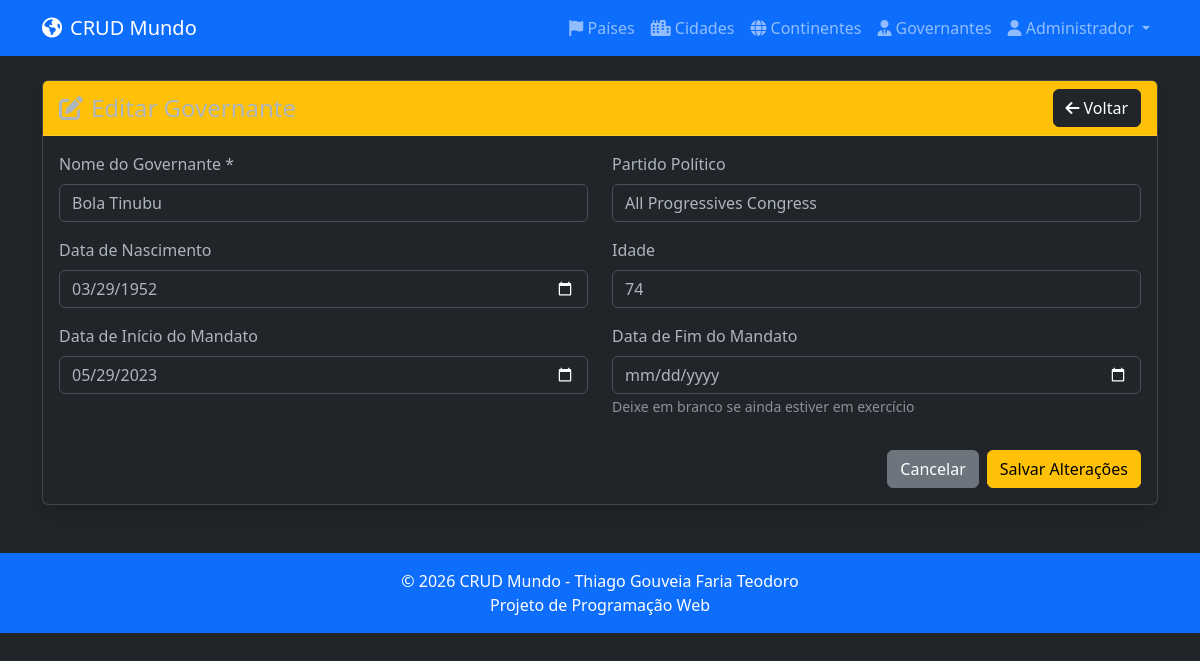
The app's page /pages/governantes/edit.php?id=3 (signed in) with its own data.
### tables this page shows
CREATE TABLE tb_governantes (
    id_governante INT AUTO_INCREMENT PRIMARY KEY,
    nome VARCHAR(150) NOT NULL,
    partido_politico VARCHAR(100),
    data_nascimento DATE,
    idade INT,
    data_inicio_mandato DATE,
    data_fim_mandato DATE
);

### pages/governantes/edit.php (the view, shortened to what this page needs)
<?php
require_once '../../include/header.php';
$id_governante = intval($_GET['id']);
$db = Database::getInstance();
$pdo = $db->getConnection();
$stmt = $pdo->prepare("SELECT * FROM tb_governantes WHERE id_governante = :id");
$stmt->execute([':id' => $id_governante]);
$governante = $stmt->fetch();
?>
<div class="card shadow">
    <div class="card-header bg-warning d-flex justify-content-between align-items-center">
        <h4 class="mb-0"><i class="fas fa-edit me-2"></i>Editar Governante</h4>
        <a href="index.php" class="btn btn-dark">
            <i class="fas fa-arrow-left me-1"></i>Voltar
        </a>
    </div>
    <div class="card-body">
        <form method="POST" id="formEditarGovernante">
            <div class="row">
                <div class="col-md-6 mb-3">
                    <label for="nome" class="form-label">Nome do Governante *</label>
                    <input type="text" class="form-control" id="nome" name="nome"
                           value="<?php echo htmlspecialchars($governante['nome']); ?>" required>
                </div>
                <div class="col-md-6 mb-3">
                    <label for="partido_politico" class="form-label">Partido Político</label>
                    <input type="text" class="form-control" id="partido_politico" name="partido_politico"
                           value="<?php echo htmlspecialchars($governante['partido_politico'] ?? ''); ?>">
                </div>
                <div class="col-md-6 mb-3">
                    <label for="data_nascimento" class="form-label">Data de Nascimento</label>
                    <input type="date" class="form-control" id="data_nascimento" name="data_nascimento"
                           value="<?php echo $governante['data_nascimento'] ?? ''; ?>">
                </div>
                <div class="col-md-6 mb-3">
                    <label for="idade" class="form-label">Idade</label>
                    <input type="number" class="form-control" id="idade" name="idade"
                           value="<?php echo $governante['idade'] ?? ''; ?>" min="0" max="120">
                </div>
                <div class="col-md-6 mb-3">
                    <label for="data_inicio_mandato" class="form-label">Data de Início do Mandato</label>
                    <input type="date" class="form-control" id="data_inicio_mandato" name="data_inicio_mandato"
                           value="<?php echo $governante['data_inicio_mandato'] ?? ''; ?>">
                </div>
                <div class="col-md-6 mb-3">
                    <label for="data_fim_mandato" class="form-label">Data de Fim do Mandato</label>
                    <input type="date" class="form-control" id="data_fim_mandato" name="data_fim_mandato"
                           value="<?php echo $governante['data_fim_mandato'] ?? ''; ?>">
                    <small class="text-muted">Deixe em branco se ainda estiver em exercício</small>
                </div>
            </div>
            <div class="d-flex justify-content-end mt-3">
                <a href="index.php" class="btn btn-secondary me-2">Cancelar</a>
                <button type="submit" class="btn btn-warning">Salvar Alterações</button>
            </div>
        </form>
    </div>
</div>
<?php require_once '../../include/footer.php'; ?>

### records on screen
tb_governantes: nome "Bola Tinubu", partido_politico "All Progressives Congress", data_nascimento "03/29/1952", idade "74", data_inicio_mandato "05/29/2023"

### other values on screen
$_SESSION['usuario_nome'] "Administrador"
